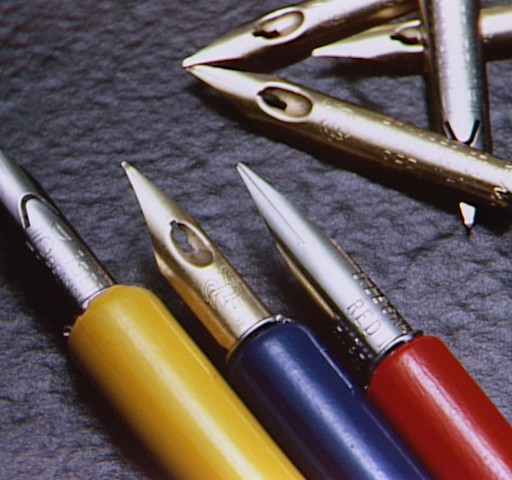
#> input picture 6边缘检测/test.jpg, 512 x 480 px
$ jupyter execute 6.4canny.ipynb   (older library calls are emulated)
#> lines starting #> are read from the running program, lines starting #| are printed output that depends on the picture; after the words box and inside, x2 and y2 are one past the last pixel; in counts of white or black regions, pixels touching at a corner belong together
#> further down, img is the input picture: shape (480, 512, 3); mean B, G, R 88.2, 88, 101.7
[cell 1]
# 导入核心库
import cv2
import numpy as np
import matplotlib.pyplot as plt

# 设置中文显示（解决标题乱码）
plt.rcParams['font.sans-serif'] = ['SimHei']
plt.rcParams['axes.unicode_minus'] = False

# ---------------------- 1. 定义椒盐噪声生成函数 ----------------------
def add_salt_pepper_noise(img, noise_ratio=0.05):
    """添加椒盐噪声"""
#> called with noise_ratio = 0.05
    noisy_img = img.copy()
    noise_num = int(noise_ratio * img.size)
#> noise_num = 12288
    # 盐噪声（白点，255）
    for _ in range(noise_num // 2):
        x = np.random.randint(0, img.shape[0])
        y = np.random.randint(0, img.shape[1])
        noisy_img[x, y] = 255
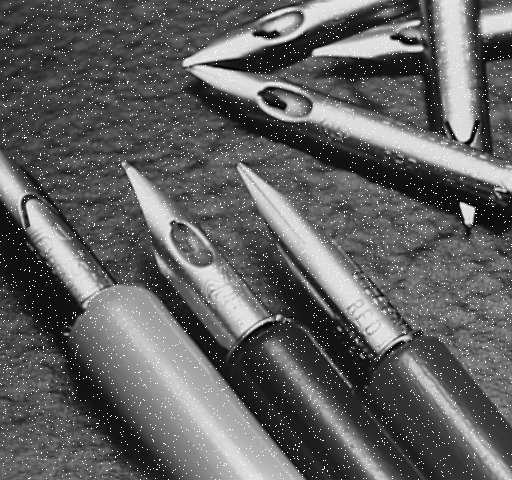
#> noisy_img: shape (480, 512); min 1, max 255, mean 96.2
    # 椒噪声（黑点，0）
    for _ in range(noise_num - noise_num // 2):
        x = np.random.randint(0, img.shape[0])
        y = np.random.randint(0, img.shape[1])
        noisy_img[x, y] = 0
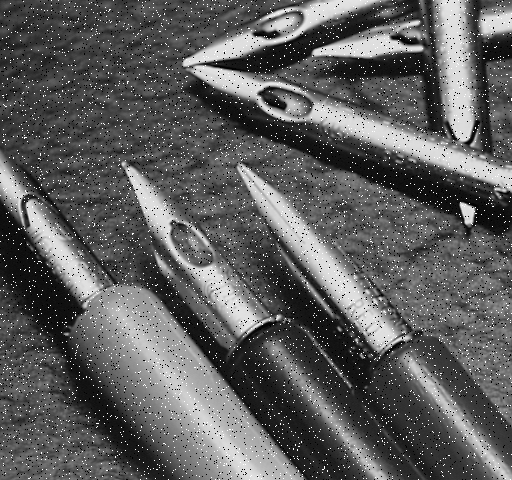
#> noisy_img: shape (480, 512); 2.47% of pixels changed, all inside (x1, y1, x2, y2) = (0, 0, 512, 480)
    return noisy_img

# ---------------------- 2. 核心流程：读取图片→加噪声→Canny检测 ----------------------
# 读取图片（替换为你的图片路径）
img = cv2.imread("test.jpg")
gray_img = cv2.cvtColor(img, cv2.COLOR_BGR2GRAY)  # 转灰度

# 添加椒盐噪声（噪声比例0.05，可调整）
noisy_gray = add_salt_pepper_noise(gray_img, noise_ratio=0.05)

# Canny边缘检测（分别检测原图和含噪图）
canny_origin = cv2.Canny(gray_img, 50, 150)    # 原图Canny
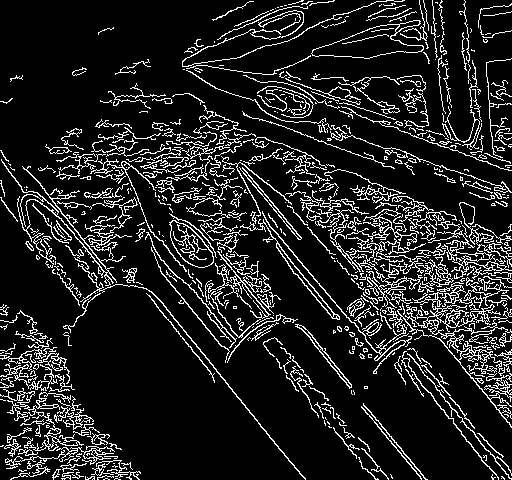
#> canny_origin: shape (480, 512); 13.2% white in thin lines or dots
canny_noisy = cv2.Canny(noisy_gray, 50, 150)  # 含噪图Canny
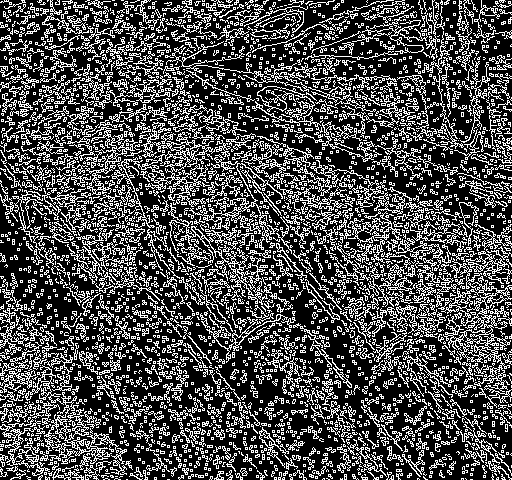
#> canny_noisy: shape (480, 512); 30.1% white in thin lines or dots

# ---------------------- 3. 可视化对比（4张子图） ----------------------
plt.figure(figsize=(16, 8))

# 1. 灰度原图
plt.subplot(2, 2, 1)
plt.imshow(gray_img, cmap='gray')
plt.title('灰度原图', fontsize=12)
plt.axis('off')

# 2. 原图Canny结果
plt.subplot(2, 2, 2)
plt.imshow(canny_origin, cmap='gray')
plt.title('原图Canny边缘检测', fontsize=12)
plt.axis('off')

# 3. 含椒盐噪声的灰度图
plt.subplot(2, 2, 3)
plt.imshow(noisy_gray, cmap='gray')
plt.title('添加椒盐噪声后的灰度图', fontsize=12)
plt.axis('off')

# 4. 含噪图Canny结果
plt.subplot(2, 2, 4)
plt.imshow(canny_noisy, cmap='gray')
plt.title('含噪图Canny边缘检测', fontsize=12)
plt.axis('off')

plt.tight_layout()
plt.show()

[cell 2]
import numpy as np
import matplotlib.pyplot as plt
from scipy.ndimage import convolve  # 用于卷积（比手动循环快）

# 设置中文显示
plt.rcParams['font.sans-serif'] = ['SimHei']
plt.rcParams['axes.unicode_minus'] = False

# ===================== 第一步：实现核心工具函数 =====================
def gaussian_kernel(size, sigma=1.4):
    """生成高斯核（Canny默认sigma=1.4，核大小3×3）"""
    size = int(size) // 2
    x, y = np.mgrid[-size:size+1, -size:size+1]
    g = np.exp(-(x**2 + y**2) / (2 * sigma**2))
    return g / g.sum()  # 归一化

def add_salt_pepper_noise(img, noise_ratio=0.05):
    """生成椒盐噪声（用于测试）"""
#> called with noise_ratio = 0.05
    noisy_img = img.copy()
    noise_num = int(noise_ratio * img.size)
#> noise_num = 12288
    # 盐噪声（白点）
    coords = [np.random.randint(0, i-1, noise_num//2) for i in img.shape]
    noisy_img[coords[0], coords[1]] = 255
    # 椒噪声（黑点）
    coords = [np.random.randint(0, i-1, noise_num-noise_num//2) for i in img.shape]
    noisy_img[coords[0], coords[1]] = 0
    return noisy_img

# ===================== 第二步：手搓Canny核心流程 =====================
def manual_canny(img, low_threshold=50, high_threshold=150, sigma=1.4):
    """
    纯手动实现Canny边缘检测
    :param img: 灰度图（0-255）
    :param low_threshold: 低阈值
    :param high_threshold: 高阈值
    :param sigma: 高斯滤波标准差
    :return: Canny边缘检测结果（二值图）
    """
#> called with low_threshold = 30, high_threshold = 90, sigma = 1.4
    # ---------------------- 步骤1：高斯滤波去噪 ----------------------
    kernel = gaussian_kernel(3, sigma)
    img_blur = convolve(img, kernel)  # 卷积实现高斯平滑

    # ---------------------- 步骤2：计算梯度（Sobel算子） ----------------------
    # Sobel核定义
    sobel_x = np.array([[-1, 0, 1], [-2, 0, 2], [-1, 0, 1]])
    sobel_y = np.array([[-1, -2, -1], [0, 0, 0], [1, 2, 1]])

    # 计算x/y方向梯度
    grad_x = convolve(img_blur, sobel_x)
    grad_y = convolve(img_blur, sobel_y)

    # 梯度大小（边缘强度）
    grad_mag = np.hypot(grad_x, grad_y)  # 等价于sqrt(grad_x² + grad_y²)
    grad_mag = (grad_mag / grad_mag.max()) * 255  # 归一化到0-255

    # 梯度方向（角度，0-180°）
    grad_dir = np.arctan2(grad_y, grad_x) * 180 / np.pi
    grad_dir[grad_dir < 0] += 180  # 统一到0-180°

    # ---------------------- 步骤3：非极大值抑制（边缘细化） ----------------------
    height, width = img.shape
#> height = 480; width = 512
    nms = np.zeros((height, width), dtype=np.float32)
    for i in range(1, height-1):
        for j in range(1, width-1):
            angle = grad_dir[i, j]
            mag = grad_mag[i, j]

            # 量化梯度方向为4个主方向：0°(水平)、45°、90°(垂直)、135°
            if (0 <= angle < 22.5) or (157.5 <= angle <= 180):
                # 水平方向：比较左右像素
                neighbors = [grad_mag[i, j-1], grad_mag[i, j+1]]
            elif 22.5 <= angle < 67.5:
                # 45°方向：比较左上/右下像素
                neighbors = [grad_mag[i-1, j-1], grad_mag[i+1, j+1]]
            elif 67.5 <= angle < 112.5:
                # 垂直方向：比较上下像素
                neighbors = [grad_mag[i-1, j], grad_mag[i+1, j]]
            else:
                # 135°方向：比较右上/左下像素
                neighbors = [grad_mag[i-1, j+1], grad_mag[i+1, j-1]]

            # 仅保留局部最大值
            if mag >= max(neighbors):
                nms[i, j] = mag
            else:
                nms[i, j] = 0

    # ---------------------- 步骤4：双阈值判决 + 弱边缘连通性 ----------------------
    # 1. 标记强/弱/非边缘
    strong_edge = (nms >= high_threshold)
#> strong_edge: shape (480, 512) bool; 2.2% white in thin lines or dots
    weak_edge = (nms >= low_threshold) & (nms < high_threshold)
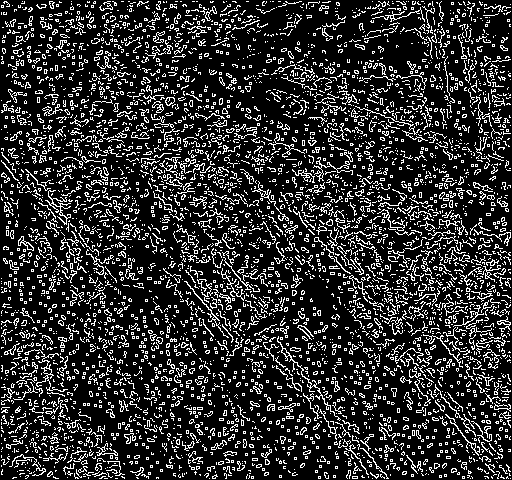
#> weak_edge: shape (480, 512) bool; 18.6% white in thin lines or dots

    # 2. 弱边缘连通性分析（仅保留和强边缘连通的弱边缘）
    # 8邻域遍历找连通的强边缘
    canny = np.zeros_like(nms)
    canny[strong_edge] = 255  # 强边缘直接保留
    height, width = img.shape

    # 遍历弱边缘像素，检查邻域是否有强边缘
    for i in range(1, height-1):
        for j in range(1, width-1):
            if weak_edge[i, j]:
                # 检查8邻域
                if np.any(strong_edge[i-1:i+2, j-1:j+2]):
                    canny[i, j] = 255
#> canny: shape (480, 512) float32; 3.1% white in thin lines or dots

    return canny

# ===================== 第三步：测试手搓Canny（对比OpenCV） =====================
# 1. 读取并预处理图片
img = plt.imread("test.jpg")  # 替换为你的图片路径
if len(img.shape) == 3:
    img_gray = np.dot(img[..., :3], [0.2989, 0.5870, 0.1140])  # 转灰度
else:
    img_gray = img
img_gray = (img_gray / img_gray.max()) * 255  # 归一化到0-255

# 2. 添加椒盐噪声（测试抗噪性）
img_noisy = add_salt_pepper_noise(img_gray, noise_ratio=0.05)

# 3. 运行手搓Canny
manual_canny_result = manual_canny(img_noisy, low_threshold=30, high_threshold=90)

# 4. 运行OpenCV Canny（对比）
import cv2
cv2_canny_result = cv2.Canny((img_noisy).astype(np.uint8), 30, 90)
#> cv2_canny_result: shape (480, 512); 32.5% white in thin lines or dots

# ===================== 第四步：可视化对比 =====================
plt.figure(figsize=(16, 8))

# 1. 含噪灰度图
plt.subplot(2, 2, 1)
plt.imshow(img_noisy, cmap='gray')
plt.title('1. 含椒盐噪声的灰度图', fontsize=12)
plt.axis('off')

# 2. 手搓Canny结果
plt.subplot(2, 2, 2)
plt.imshow(manual_canny_result, cmap='gray')
plt.title('2. 手搓Canny边缘检测', fontsize=12)
plt.axis('off')

# 3. OpenCV Canny结果
plt.subplot(2, 2, 3)
plt.imshow(cv2_canny_result, cmap='gray')
plt.title('3. OpenCV Canny边缘检测', fontsize=12)
plt.axis('off')

# 4. 对比差异（手搓 - OpenCV）
plt.subplot(2, 2, 4)
diff = np.abs(manual_canny_result - cv2_canny_result)
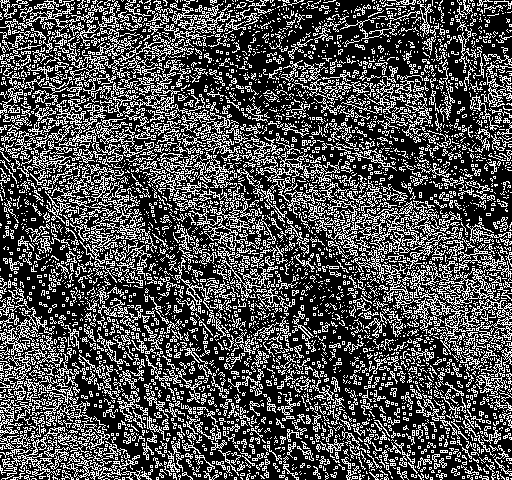
#> diff: shape (480, 512) float32; 30.9% white in thin lines or dots
plt.imshow(diff, cmap='gray')
plt.title('4. 两者差异（白色=不同）', fontsize=12)
plt.axis('off')

plt.tight_layout()
plt.show()

[cell 3]
import numpy as np
import matplotlib.pyplot as plt
from scipy.ndimage import convolve  # 用于卷积计算

# 设置中文显示
plt.rcParams['font.sans-serif'] = ['SimHei']
plt.rcParams['axes.unicode_minus'] = False

# ===================== 核心工具函数 =====================
def gaussian_kernel(size, sigma=1.4):
    """生成高斯核（Canny去噪核心）"""
    size = int(size) // 2
    x, y = np.mgrid[-size:size+1, -size:size+1]
    g = np.exp(-(x**2 + y**2) / (2 * sigma**2))
    return g / g.sum()  # 归一化

# ===================== 纯手搓Canny核心实现 =====================
def manual_canny(img, low_threshold=50, high_threshold=150, sigma=1.4):
    """
    纯手动实现Canny边缘检测（无噪声相关逻辑）
    :param img: 灰度图（0-255）
    :param low_threshold: 低阈值
    :param high_threshold: 高阈值
    :param sigma: 高斯滤波标准差
    :return: Canny边缘检测结果（二值图）
    """
#> called with low_threshold = 30, high_threshold = 90, sigma = 1.4
    # 步骤1：高斯滤波去噪（Canny原生步骤，非额外噪声处理）
    kernel = gaussian_kernel(3, sigma)
    img_blur = convolve(img, kernel)

    # 步骤2：计算梯度（Sobel算子）
    sobel_x = np.array([[-1, 0, 1], [-2, 0, 2], [-1, 0, 1]])
    sobel_y = np.array([[-1, -2, -1], [0, 0, 0], [1, 2, 1]])

    grad_x = convolve(img_blur, sobel_x)
    grad_y = convolve(img_blur, sobel_y)

    # 梯度大小（归一化到0-255）
    grad_mag = np.hypot(grad_x, grad_y)
    grad_mag = (grad_mag / grad_mag.max()) * 255

    # 梯度方向（统一到0-180°）
    grad_dir = np.arctan2(grad_y, grad_x) * 180 / np.pi
    grad_dir[grad_dir < 0] += 180
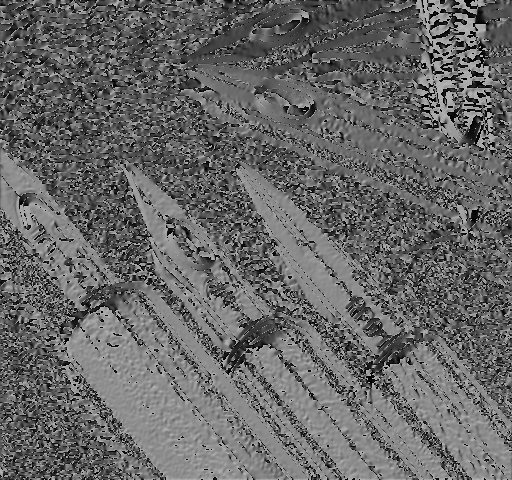
#> grad_dir: shape (480, 512) float64; min 0.00156, max 180, mean 103.6

    # 步骤3：非极大值抑制（边缘细化）
    height, width = img.shape
#> height = 480; width = 512
    nms = np.zeros_like(grad_mag)
    for i in range(1, height-1):
        for j in range(1, width-1):
            angle = grad_dir[i, j]
            mag = grad_mag[i, j]

            # 量化梯度方向为4个主方向
            if (0 <= angle < 22.5) or (157.5 <= angle <= 180):
                neighbors = [grad_mag[i, j-1], grad_mag[i, j+1]]  # 水平
            elif 22.5 <= angle < 67.5:
                neighbors = [grad_mag[i-1, j-1], grad_mag[i+1, j+1]]  # 45°
            elif 67.5 <= angle < 112.5:
                neighbors = [grad_mag[i-1, j], grad_mag[i+1, j]]  # 垂直
            else:
                neighbors = [grad_mag[i-1, j+1], grad_mag[i+1, j-1]]  # 135°

            # 保留局部最大值
            nms[i, j] = mag if mag >= max(neighbors) else 0

    # 步骤4：双阈值判决 + 弱边缘连通性
    strong_edge = (nms >= high_threshold)
#> strong_edge: shape (480, 512) bool; 1.7% white in thin lines or dots
    weak_edge = (nms >= low_threshold) & (nms < high_threshold)
#> weak_edge: shape (480, 512) bool; 6.3% white in thin lines or dots

    # 仅保留和强边缘连通的弱边缘
    canny = np.zeros_like(nms)
    canny[strong_edge] = 255
    height, width = img.shape
    for i in range(1, height-1):
        for j in range(1, width-1):
            if weak_edge[i, j] and np.any(strong_edge[i-1:i+2, j-1:j+2]):
                canny[i, j] = 255
#> canny: shape (480, 512) float64; 1.9% white in thin lines or dots

    return canny

# ===================== 测试手搓Canny（对比OpenCV） =====================
# 1. 读取并预处理图片（无噪声添加）
img = plt.imread("test.jpg")  # 替换为你的图片路径
if len(img.shape) == 3:
    img_gray = np.dot(img[..., :3], [0.2989, 0.5870, 0.1140])  # 转灰度
else:
    img_gray = img
img_gray = (img_gray / img_gray.max()) * 255  # 归一化到0-255

# 2. 运行手搓Canny
manual_result = manual_canny(img_gray, low_threshold=30, high_threshold=90)

# 3. 运行OpenCV Canny（对比验证）
import cv2
cv2_result = cv2.Canny(img_gray.astype(np.uint8), 30, 90)
#> cv2_result: shape (480, 512); 20.2% white in thin lines or dots

# ===================== 可视化对比 =====================
plt.figure(figsize=(15, 5))

# 1. 灰度原图
plt.subplot(1, 3, 1)
plt.imshow(img_gray, cmap='gray')
plt.title('1. 灰度原图', fontsize=12)
plt.axis('off')

# 2. 手搓Canny结果
plt.subplot(1, 3, 2)
plt.imshow(manual_result, cmap='gray')
plt.title('2. 手搓Canny边缘检测', fontsize=12)
plt.axis('off')

# 3. OpenCV Canny结果
plt.subplot(1, 3, 3)
plt.imshow(cv2_result, cmap='gray')
plt.title('3. OpenCV Canny边缘检测', fontsize=12)
plt.axis('off')

plt.tight_layout()
plt.show()

[cell 4]
import cv2
import numpy as np
import matplotlib.pyplot as plt

# ===================== 核心配置（仅需改图片路径） =====================
IMG_PATH = "test.jpg"  # 替换为你的图片路径（优先选有背景纹理的图：布料/墙面/树叶等）
LOW_THRESH = 50        # 统一阈值（公平对比）
HIGH_THRESH = 150      # 统一阈值（公平对比）

# 设置中文显示（避免乱码）
plt.rcParams['font.sans-serif'] = ['SimHei']
plt.rcParams['axes.unicode_minus'] = False

# ===================== 1. 读取并预处理图片 =====================
img = cv2.imread(IMG_PATH)
gray = cv2.cvtColor(img, cv2.COLOR_BGR2GRAY)  # 转灰度

# ===================== 2. 实现Sobel（和Canny对齐阈值逻辑） =====================
def sobel_with_threshold(gray, low_thresh, high_thresh):
    """Sobel边缘检测（加阈值筛选，和Canny公平对比）"""
#> called with low_thresh = 50, high_thresh = 150
    # 计算x/y方向梯度
    sobel_x = cv2.Sobel(gray, cv2.CV_64F, 1, 0, ksize=3)
    sobel_y = cv2.Sobel(gray, cv2.CV_64F, 0, 1, ksize=3)
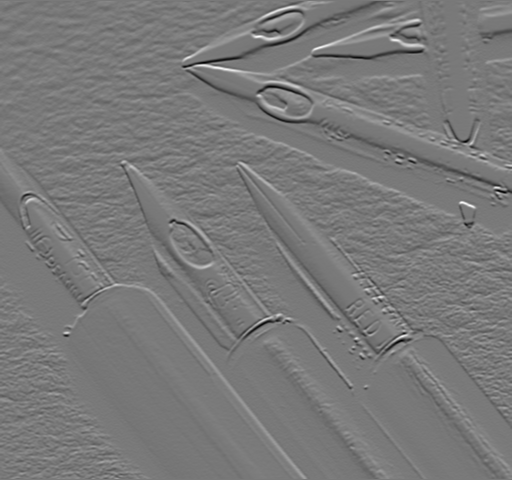
#> sobel_y: shape (480, 512) float64; min -708, max 778, mean 0.1; drawn with min black and max white
    # 梯度大小+归一化
    sobel_mag = np.hypot(sobel_x, sobel_y)
    sobel_mag = (sobel_mag / sobel_mag.max()) * 255
    # 阈值筛选（模拟Canny的阈值逻辑）
    sobel_result = np.zeros_like(sobel_mag, dtype=np.uint8)
    sobel_result[(sobel_mag >= low_thresh) & (sobel_mag <= high_thresh)] = 255
    return sobel_result

# ===================== 3. 计算Sobel/Canny/优化后Canny =====================
# 基础版（背景纹理干扰对比）
sobel_result = sobel_with_threshold(gray, LOW_THRESH, HIGH_THRESH)
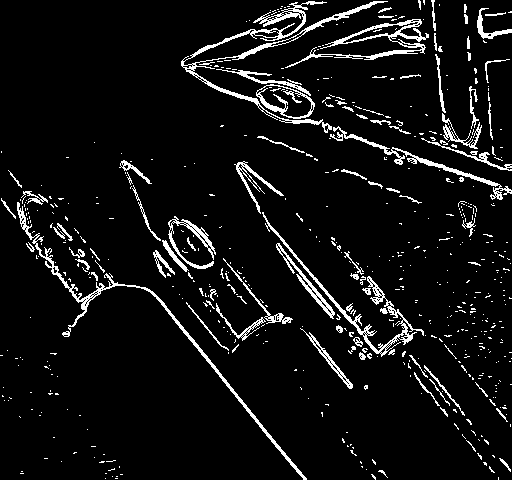
#> sobel_result: shape (480, 512); 6.9% white in thin lines or dots
canny_original = cv2.Canny(gray, LOW_THRESH, HIGH_THRESH)

# [14 lines of commented-out code are left out]

def optimize_canny(gray, low_coeff=0.2, high_coeff=0.4, morph_size=2):
    # 1. 自适应阈值（核心：通过系数调控纹理过滤强度）
#> called with low_coeff = 0.2, high_coeff = 0.4, morph_size = 2
    mean = np.mean(gray)
#> mean = 92.12
    std = np.std(gray)
#> std = 57.35
    low = int(max(0, mean - low_coeff * std))    # 低阈值系数越大，过滤越狠
#> low = 80
    high = int(min(255, mean + high_coeff * std))# 高阈值系数越大，过滤越狠
#> high = 115
    # 2. Canny+形态学：去除残留纹理
    canny = cv2.Canny(gray, low, high)
#> canny: shape (480, 512); 12% white in thin lines or dots
    canny = cv2.morphologyEx(canny, cv2.MORPH_CLOSE, np.ones((morph_size, morph_size), np.uint8))
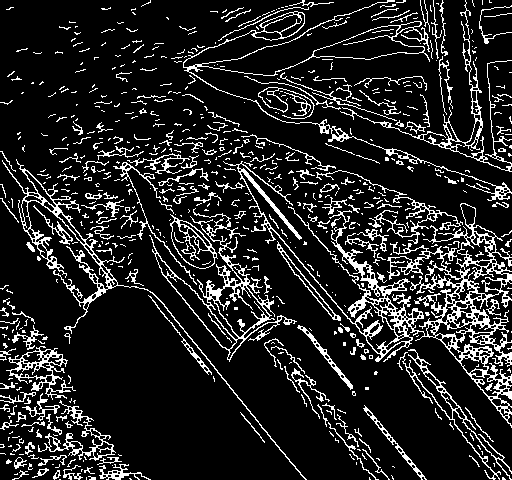
#> canny: shape (480, 512); 14.2% white in thin lines or dots
    return canny, low, high

# 调用（无滤波，仅阈值+形态学优化）
canny_optimized, opt_low, opt_high = optimize_canny(gray)
#> opt_low = 80; opt_high = 115

# ===================== 4. 可视化对比（4张子图） =====================
plt.figure(figsize=(20, 8))

# 1. 灰度原图
plt.subplot(2, 2, 1)
plt.imshow(gray, cmap='gray')
plt.title('1. 灰度原图（含背景细碎纹理）', fontsize=11)
plt.axis('off')

# 2. Sobel结果（背景干扰少）
plt.subplot(2, 2, 2)
plt.imshow(sobel_result, cmap='gray')
plt.title(f'2. Sobel边缘检测（阈值：{LOW_THRESH}/{HIGH_THRESH}）', fontsize=11)
plt.axis('off')

# 3. 原始Canny（背景干扰多）
plt.subplot(2, 2, 3)
plt.imshow(canny_original, cmap='gray')
plt.title(f'3. 原始Canny（阈值：{LOW_THRESH}/{HIGH_THRESH}）', fontsize=11)
plt.axis('off')

# 4. 优化后Canny（背景干扰少+保留精准边缘）
plt.subplot(2, 2, 4)
plt.imshow(canny_optimized, cmap='gray')
plt.title(f'4. 优化后Canny（阈值：{opt_low}/{opt_high}）', fontsize=11)
plt.axis('off')

plt.tight_layout()
plt.show()

$ run again, with 6边缘检测/img.png saved as 6边缘检测/test.jpg
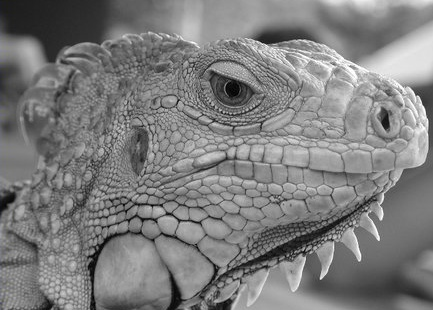
#> input picture 6边缘检测/img.png, 433 x 310 px
#> img is the input picture: shape (310, 433, 3); mean B, G, R 125.4, 125.4, 125.4
#> `canny_origin = cv2.Canny(gray_img, 50, 150)`:
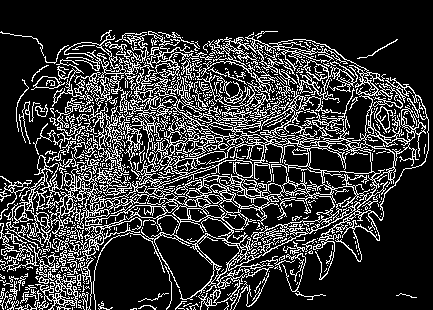
#> canny_origin: shape (310, 433); 21.2% white in thin lines or dots, all inside (x1, y1, x2, y2) = (0, 30, 429, 310)
#> canny_noisy: shape (310, 433); 33.5% white in thin lines or dots
#> cv2_canny_result: shape (310, 433); 34.6% white in thin lines or dots
#> diff: shape (310, 433) float32; 32% white in thin lines or dots
#> cv2_result: shape (310, 433); 23.9% white in thin lines or dots
#> sobel_result: shape (310, 433); 16.3% white in thin lines or dots, all inside (x1, y1, x2, y2) = (0, 31, 430, 310)
#> mean = 125.4
#> std = 41.07
#> low = 117
#> high = 141
#> in optimize_canny, `canny = cv2.morphologyEx(canny, cv2.MORPH_CLOSE, np.ones((morph_size, ..`:
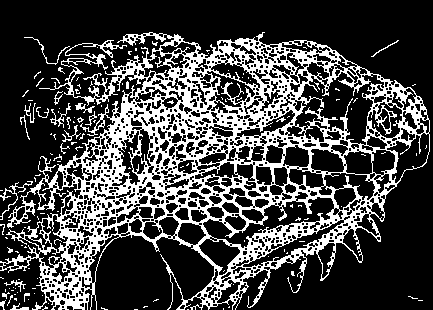
#> canny: shape (310, 433); 26.8% white; 147 white regions (125 under 20 px), largest, box (x1, y1, x2, y2) and area: (0, 32, 430, 310) 34280, (0, 181, 33, 220) 162, (50, 103, 71, 128) 100
#> opt_low = 117; opt_high = 141
